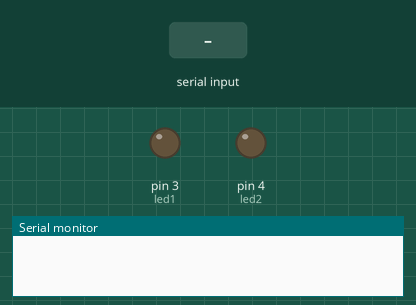
Simulated run of this sketch. Board: Arduino Uno, built with avr-gcc and run on an emulated ATmega328P. Parts: output pins drawn as LEDs (lit = HIGH), the last lines printed to the serial monitor. Inputs (shaded band) come from the test bench.

Above: at 1.2 s.
1.3 s: "*TV#" received over the second serial link
At 2.5 s:
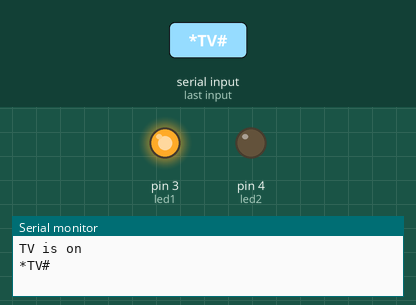
2.8 s: "*AC#" received over the second serial link
At 3.7 s:
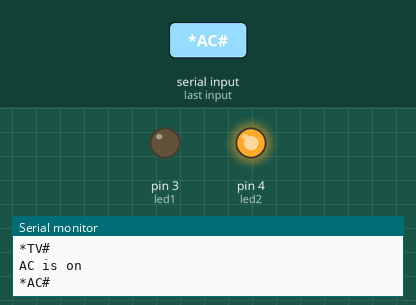
4.3 s: "*bye#" received over the second serial link
At 5.2 s:
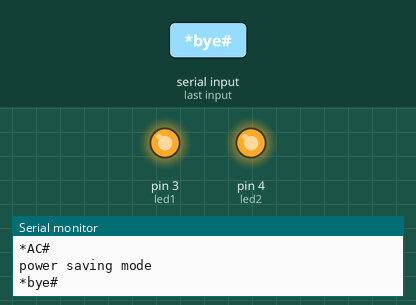
Timing chart, 0 to 7.3 s (numbered marks = the images above; inputs shaded):
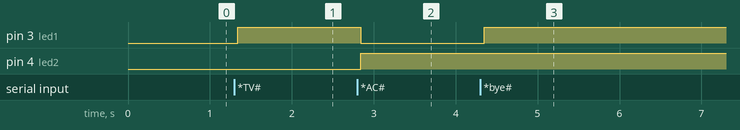

The sketch:

Homeauutomation_AMRVOICE_1.ino
```cpp
//SUCCESS
#include<SoftwareSerial.h>
int led1=3;
int led2=4;
const int txpin=1;
const int rxpin=0;
String readmsg;
//char c;
SoftwareSerial BT(rxpin,txpin);
void setup() {
  // put your setup code here, to run once:
  Serial.begin(9600);
   BT.begin(9600);
   pinMode(led1,OUTPUT);//TV
  pinMode(led2,OUTPUT);//AC


}

void loop() {
  // put your main code here, to run repeatedly:
  while(BT.available()){
  delay(10);
   char c=BT.read();
  readmsg+=c;
  }
  if(readmsg.length()>0){
if(readmsg=="*TV#"){
  digitalWrite(led1,HIGH);
  digitalWrite(led2,LOW);
  delay(100);
      Serial.println("TV is on");
    }
    else if(readmsg=="*AC#"){
   digitalWrite(led2,HIGH);
   digitalWrite(led1,LOW);
   delay(100);
    Serial.println("AC is on");
   }
   else if(readmsg=="*bye#"){
     Serial.println("power saving mode");
    digitalWrite(led2,HIGH);
    digitalWrite(led1,HIGH);
    delay(100);
    }

    Serial.println(readmsg);
    readmsg="";

}
}
```

Measured:
- after the input at 1.3 s, pin 3 (led1): LOW → HIGH at once
- after the input at 2.8 s, pin 3 (led1): HIGH → LOW at once; pin 4 (led2): LOW → HIGH at once
- after the input at 4.3 s, pin 3 (led1): LOW → HIGH after 0.05 s
